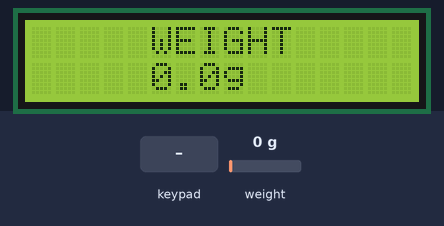
A sketch run on a simulated Arduino Uno, built with avr-gcc and run on an emulated ATmega328P. On the bench: 16×2 character LCD. The inputs (shaded band) are chosen by the test bench; at power-on: weight on the scale 0 g. What the sketch prints to the serial monitor is not drawn.

Above: at 2.2 s.
2.3 s: weight on the scale set to 1250 g
At 3.0 s:
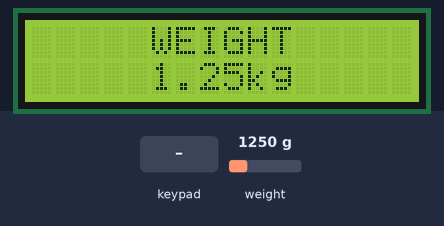
3.8 s: key 'B' pressed
At 4.7 s:
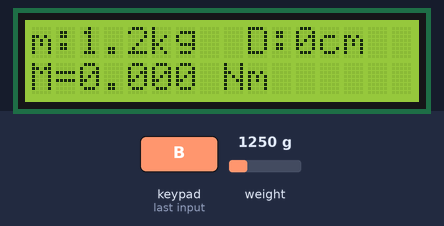
5.4 s: keypad keys 2 3 4 5 D pressed 0.4 s apart
At 6.5 s:
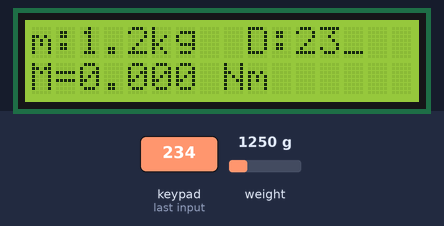
9.2 s: keypad keys 2 3 4 5 # pressed 0.4 s apart
At 13.7 s:
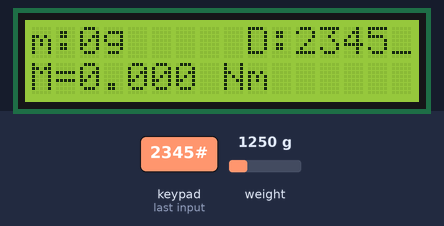
14.1 s: key '*' pressed
At 14.6 s:
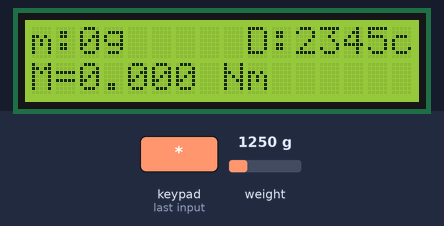
15.7 s: key '1' pressed
At 16.6 s:
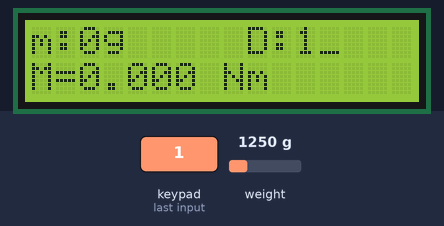
Timing chart, 0 to 18.3 s (numbered marks = the images above; inputs shaded):
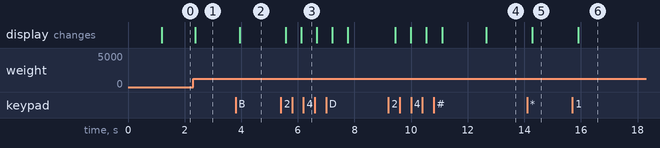

The sketch:

Dual-function-Torque-and-Weight-Scale.ino
```cpp
#include <LiquidCrystal_I2C.h>
#include <Keypad.h>
#include "HX711.h"

LiquidCrystal_I2C lcd(0x27, 16, 2);

const int LOADCELL_DOUT_PIN = 10;
const int LOADCELL_SCK_PIN = 11;
HX711 scale;
const byte ROWS = 4;
const byte COLS = 4;
int mode = 0;
String canhtaydon = "0";
float weight = 0;
char hexaKeys[ROWS][COLS] = {
  { '1', '2', '3', 'A' },
  { '4', '5', '6', 'B' },
  { '7', '8', '9', 'C' },
  { '*', '0', '#', 'D' }
};
byte rowPins[ROWS] = { 2, 3, 4, 5 };
byte colPins[COLS] = { 9, 8, 7, 6 };

Keypad customKeypad = Keypad(makeKeymap(hexaKeys), rowPins, colPins, ROWS, COLS);

String chuoiSo = "";

void setup() {
  lcd.init();
  lcd.backlight();
  Serial.begin(9600);
  float calibration_factor = 106;
  scale.begin(LOADCELL_DOUT_PIN, LOADCELL_SCK_PIN);

  scale.tare();
  Serial.println("Đã Reset cân về 0.");
  scale.set_scale(calibration_factor);
  lcd.clear();
}

void loop() {
  char customKey = customKeypad.getKey();

  if (customKey == '#') {
    scale.tare();
  }
  weight = scale.get_units(1);
  weight = round(weight / 5.0) * 5.0;
  if (weight > 1000) {
    Serial.print("Khối lượng: ");
    Serial.print(weight / 1000, 2);
    Serial.println("kg");
  }


  if (customKey) {
    if (customKey == 'A') {
      mode = 0;
      chuoiSo = "";
      lcd.clear();
    }
    if (customKey == 'B') {
      mode = 1;
      chuoiSo = "";
      lcd.clear();
    }
  }

  if (mode == 0) {
    lcd.setCursor(5, 0);
    lcd.print("WEIGHT  ");
    lcd.setCursor(5, 1);
    Serial.println(weight);
    if (weight < 1000) {
      lcd.print(weight, 1);
      lcd.print("g     ");
    } else {
      lcd.print(weight / 1000, 2);
      lcd.print("kg    ");
    }
  } else if (mode == 1) {
    if (customKey) {
      if (customKey == 'D') {
        if (chuoiSo != "") canhtaydon = chuoiSo;
        chuoiSo = "";
      } else if (customKey == 'C') {
        if (chuoiSo.length() > 0) chuoiSo.remove(chuoiSo.length() - 1);
      } else if (customKey == '*') {
        chuoiSo = "";
      } else if (customKey != 'A' && customKey != 'B' && customKey != '#') {
        chuoiSo += customKey;
      }
    }


    lcd.setCursor(0, 0);
    lcd.print("m:");
    if (weight < 1000) {
      lcd.print((int)weight);
      lcd.print("g   ");
    } else {
      lcd.print(weight / 1000, 1);
      lcd.print("kg  ");
    }

    lcd.setCursor(9, 0);
    lcd.print("D:");
    if (chuoiSo != "") {
      lcd.print(chuoiSo);
      lcd.print("_   ");
    } else {
      lcd.print(canhtaydon.toInt());
      lcd.print("cm  ");
    }
    lcd.setCursor(0, 1);
    lcd.print("M=");
    lcd.setCursor(2, 1);
    float d_met = canhtaydon.toInt() / 100.0;
    float m_kg = weight / 1000.0;
    float momen = d_met * m_kg * 9.81;
    lcd.print(momen, 3);
    lcd.print(" Nm      ");
    Serial.println(momen);
  }
}
```

Measured:
- after the input at 2.3 s, the display: changes after 0.07 s (image 1)
- after the input at 3.8 s, the display: changes after 0.15 s (image 2)
- after the input at 5.4 s, the display: first changes after 0.18 s (image 3 shows a later state)
- after the input at 9.2 s, the display: first changes after 0.24 s (image 4 shows a later state)
- after the input at 14.1 s, the display: changes after 0.18 s (image 5)
- after the input at 15.7 s, the display: changes after 0.20 s (image 6)
